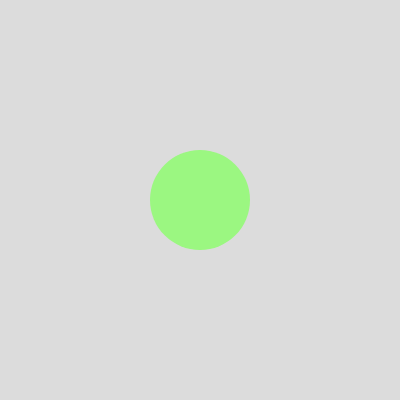
Frame 1 (no input)
Frame 60 (no input): identical to frame 1, image omitted
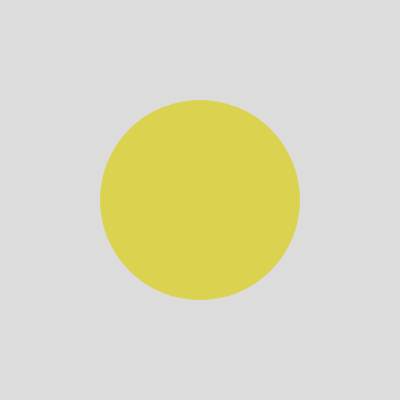
Frame 120 (the mouse pressed at the canvas centre since frame 60)

The p5.js sketch that drew these frames (run headless with seeded random() and noise() and a simulated clock; from frame 60 on, the mouse is pressed at the canvas centre):

// p5.js sketch
// ── sketch.js
// DM2008 — Activity 3a
// (Array Sampler, 25 min)

// 1. Create an array of colors (or other values)
//    You can make more than one array if you'd like
let clr = ["#9BF781", "#DBD34F", "#8098DC", "#21319D"];
let sz = [100, 200, 300, 400];

// 2. A variable to track the current index
let clrIndex = 0;
let szIndex = 0;

let lastSlowUpdate = 0;
const slowUpdateInterval = 200; // 500ms (0.5 seconds)

function setup() {
  createCanvas(400, 400);
  noStroke();
}

function draw() {
  background(220);

  const spacing = width / (sz.length + 1);
  
  // 3. Use the array value at currentIndex
  fill(clr[clrIndex]);
  ellipse(width / 2, height / 2, sz[szIndex]);
  
  // Draw circle iterations
  // for (let i = 0; i < sz.length; i++) {
  //   fill(sz[i]);                   // use the i-th color
  //   const x = (i + 1) * spacing;        // position from the loop index
  //   ellipse(x, height / 2, 20);
  // }
  
  if (millis() - lastSlowUpdate > slowUpdateInterval) {
    clrIndex++;
  // Reset to 0 when we reach the end
  if (clrIndex >= clr.length) {
    clrIndex = 0;
  }

  szIndex++;
  // Reset to 0 when we reach the end
  if (szIndex >= sz.length) {
    szIndex = 0;
  }
    lastSlowUpdate = millis();
  }
}

// 4. Change the index when a key is pressed
// function mousePressed() {
  // Advance to the next item
 

  // Log in the console to check
  console.log("Clr index:", clrIndex, "→", clr[clrIndex]);
// }

function keyPressed() {
  if (key == "a" || key == "A") {
    clr.push(color(random(255), random(255), random(255)));
  }
}

/* 
TODOs for students:
1. Replace colors with your own data (positions, text, sizes, etc).
2. Try mousePressed() instead of keyPressed().
3. Use push() to add new items, or splice() to remove them, then check how the sketch adapts.
4. Try looping through an array to visualize all the items within it instead of accessing one item at a time.
*/
